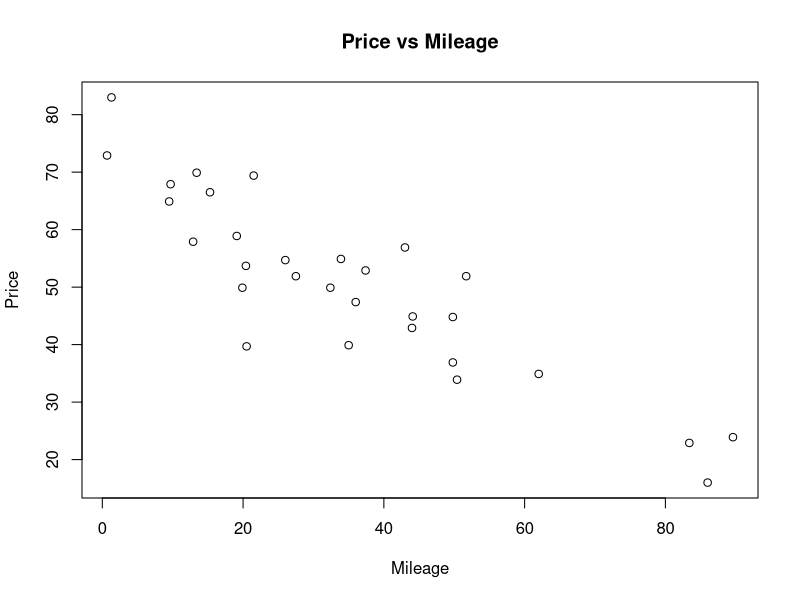
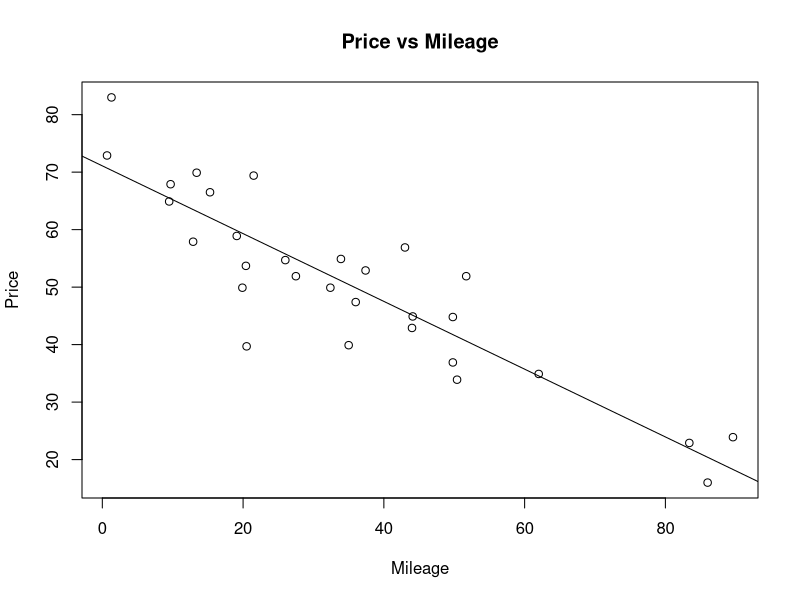
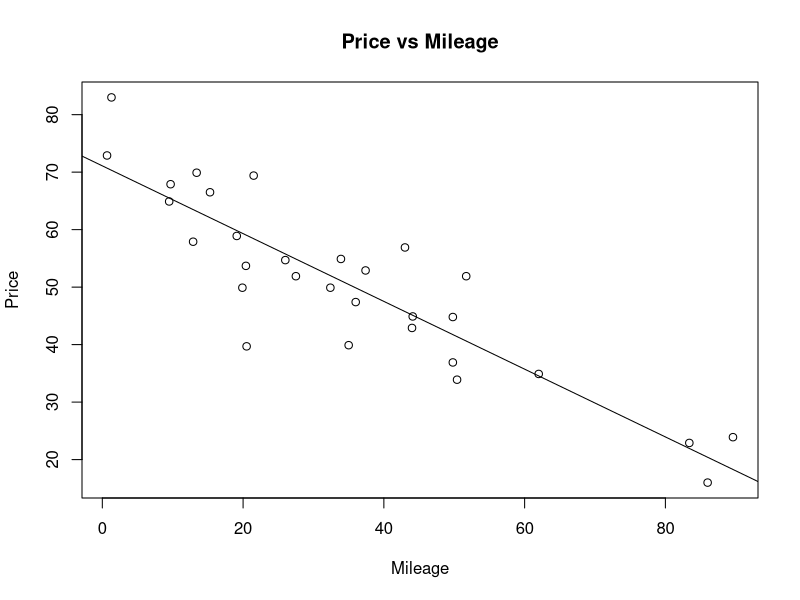
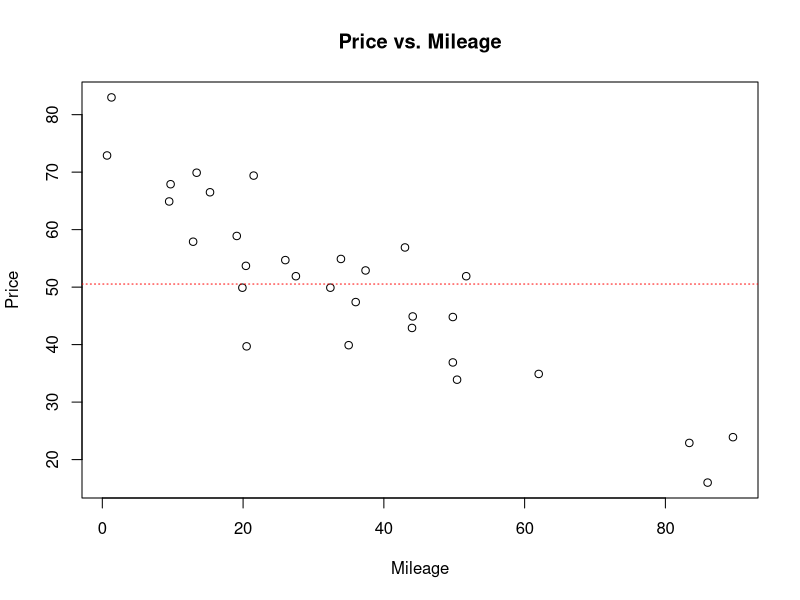
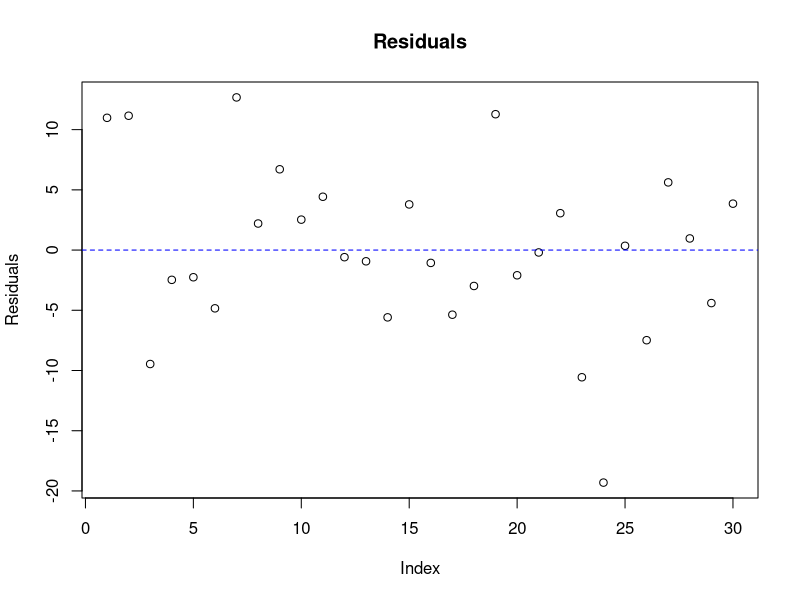
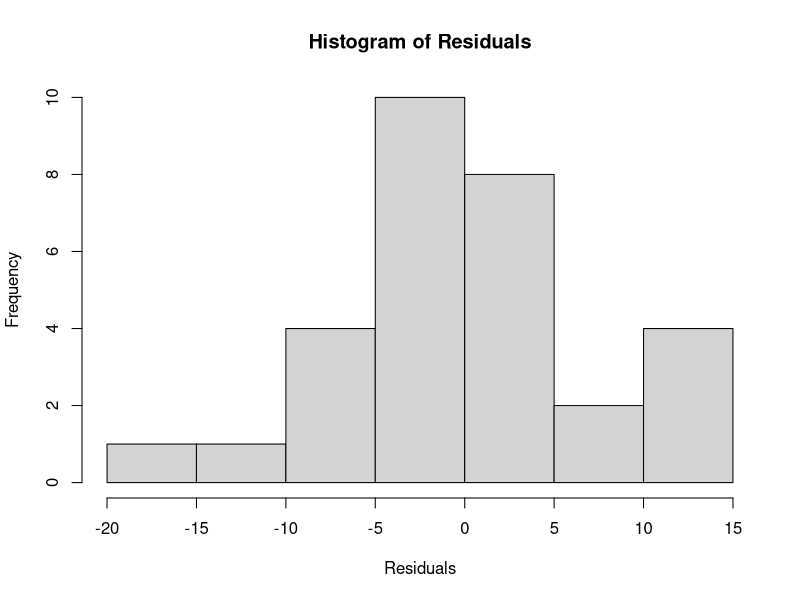
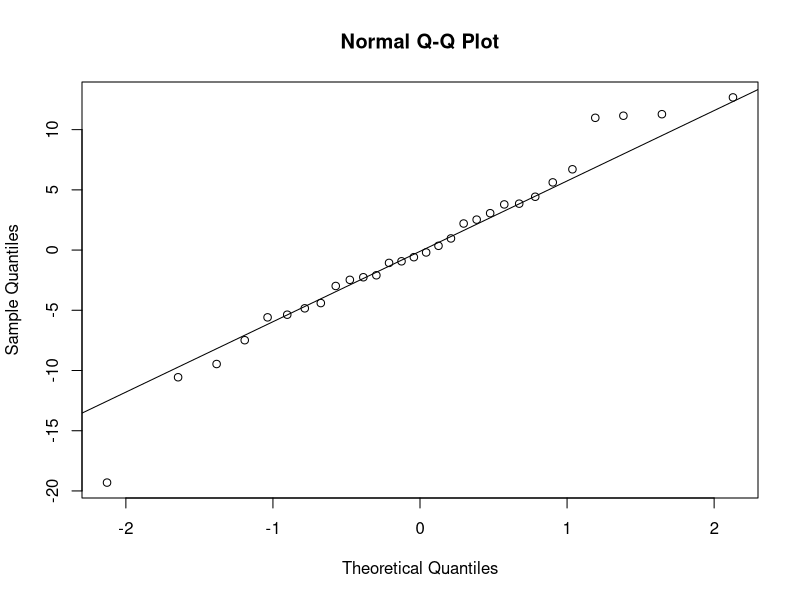
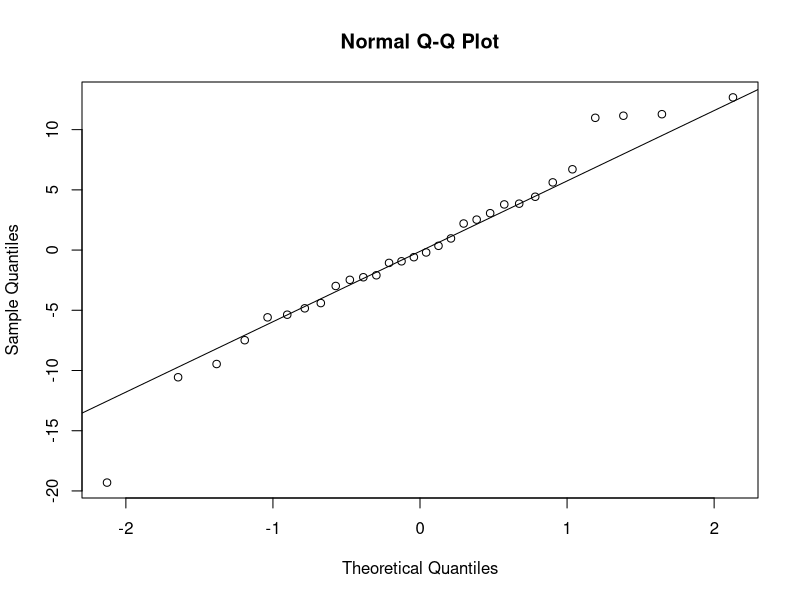

Source code (R) for these figures, in order:
## ---- chunk 1
porsche <- read.csv("../data/PorschePrice.csv", header = TRUE)
## ---- chunk 2
porsche
## ---- chunk 3
dim(porsche)
## ---- chunk 4
colnames(porsche)
## ---- chunk 5
head(porsche, n = 3)
## ---- chunk 6
attach(porsche)
## ---- chunk 7
plot(Mileage, Price, main = "Price vs Mileage", xlab = "Mileage", ylab = "Price")
## ---- chunk 8
porsche_lm <- lm(Price ~ Mileage)
## ---- chunk 9
length(porsche_lm)
names(porsche_lm)
## ---- chunk 10
porsche_lm
## ---- chunk 11
porsche_lm$coefficients
porsche_lm$coef
## ---- chunk 12
plot(Mileage, Price, main = "Price vs Mileage", xlab = "Mileage", ylab = "Price")
abline(porsche_lm, )
## ---- chunk 13
plot(Mileage, Price, main = "Price vs Mileage", xlab = "Mileage", ylab = "Price")
abline(71.0905, -.5894)
## ---- chunk 14
plot(Mileage, Price, main = "Price vs. Mileage", xlab = "Mileage", ylab = "Price")
abline(h = mean(Price), lty = 3, col = "red")
## ---- chunk 15
porsche_lm$residuals
cbind(Mileage, Price, porsche_lm$fitted.values, porsche_lm$residuals)
## ---- chunk 16
cbind(Mileage, Price, porsche_lm$fitted.values, porsche_lm$residuals)[1:5, ]
## ---- chunk 17
head(cbind(Mileage, Price, porsche_lm$fitted.values, porsche_lm$residuals))
## ---- chunk 18
porscheTable <- data.frame(Mileage, Price, fits = porsche_lm$fitted.values, resids = porsche_lm$residuals)
## ---- chunk 19
colnames(porscheTable)
## ---- chunk 20
names(porscheTable)[c(3, 4)] = c("fits", "resids")
## ---- chunk 21
str(porscheTable)
porscheTable
## ---- chunk 22
summary(porsche_lm)
## ---- chunk 23
plot(porsche_lm$residuals, main = "Residuals", xlab = "Index", ylab = "Residuals")
abline(h = 0, lty = 2, col = "blue")
## ---- chunk 24
hist(porsche_lm$residuals, main = "Histogram of Residuals", xlab = "Residuals", ylab = "Frequency")
## ---- chunk 25
qqnorm(porsche_lm$residuals)
qqline(porsche_lm$residuals)
## ---- chunk 26
qqnormFunction <- function(x) {
  qqnorm(x)
  qqline(x)
}
qqnormFunction(porsche_lm$residuals)
